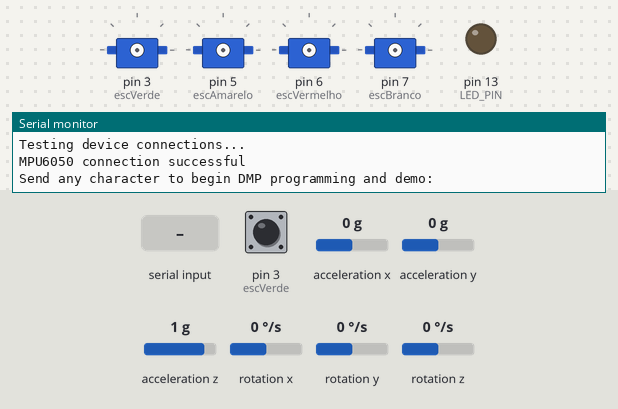
The sketch below on a simulated Arduino Leonardo, built with avr-gcc and run on an emulated ATmega32U4. On the bench: 4 × servo, output pins drawn as LEDs (lit = HIGH), the last lines printed to the serial monitor. Dashed ring = blinking. The test bench sets the inputs (shaded band); at power-on: acceleration x 0 g, rotation z 0 °/s, acceleration y 0 g, pin 3 (escVerde) HIGH, acceleration z 1 g, rotation x 0 °/s, rotation y 0 °/s. The sensor or clock chip raises its interrupt line as the real part does.

Above: at 0.8 s.
0.9 s: "a\n" received over Serial
At 1.87 s:
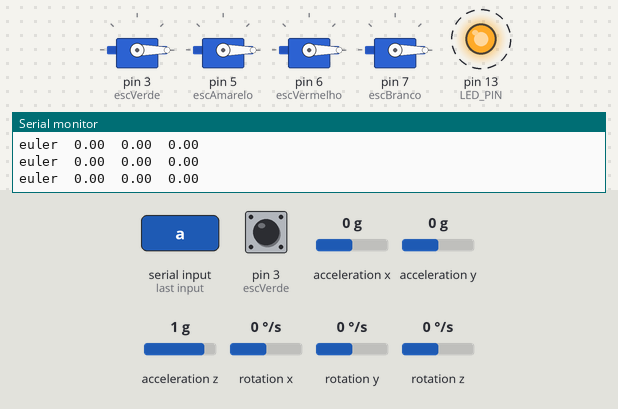
3.9 s: acceleration x set to -1.4 g
At 4.21 s:
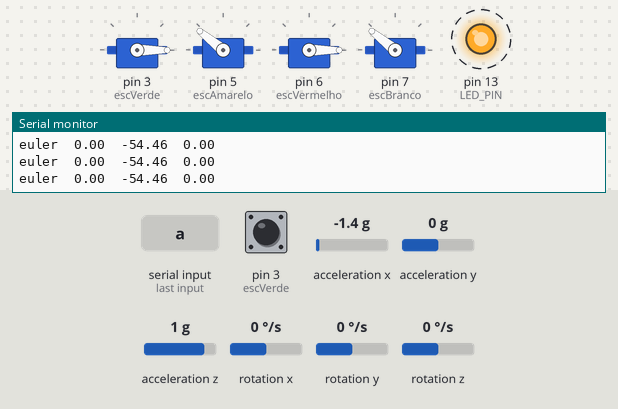
6.9 s: "1\n" received over Serial
9.9 s: rotation z set to 192 °/s
12.9 s: acceleration y set to -0.8 g
Timing chart, 0 to 19.9 s (numbered marks = the images above; inputs shaded):
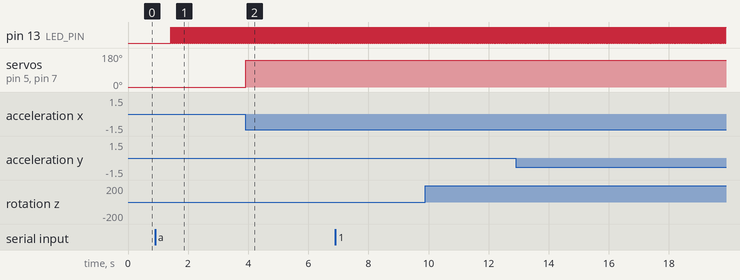

The sketch:

controle-independente-drone-serial-instavel.ino
```cpp
#include<Servo.h>
//src: https://maker.pro/arduino/tutorial/how-to-interface-arduino-and-the-mpu-6050-sensor
//controle de estabilidade https://youtu.be/jMhyGACehng
//http://cas.ensmp.fr/~petit/papers/ifac11/PJB.pdf
//https://arxiv.org/pdf/1602.02622.pdf
//PID CONTROLLER ARDUINO https://youtu.be/dowY9nSI4g4
//PID TUNNING https://youtu.be/JBvnB0279-Q


// I2C device class (I2Cdev) demonstration Arduino sketch for MPU6050 class using DMP (MotionApps v2.0)
// 6/21/2012 by Jeff Rowberg <jeff@rowberg.net>
// Updates should (hopefully) always be available at https://github.com/jrowberg/i2cdevlib
//
// Changelog:
//      2013-05-08 - added seamless Fastwire support
//                 - added note about gyro calibration
//      2012-06-21 - added note about Arduino 1.0.1 + Leonardo compatibility error
//      2012-06-20 - improved FIFO overflow handling and simplified read process
//      2012-06-19 - completely rearranged DMP initialization code and simplification
//      2012-06-13 - pull gyro and accel data from FIFO packet instead of reading directly
//      2012-06-09 - fix broken FIFO read sequence and change interrupt detection to RISING
//      2012-06-05 - add gravity-compensated initial reference frame acceleration output
//                 - add 3D math helper file to DMP6 example sketch
//                 - add Euler output and Yaw/Pitch/Roll output formats
//      2012-06-04 - remove accel offset clearing for better results (thanks Sungon Lee)
//      2012-06-01 - fixed gyro sensitivity to be 2000 deg/sec instead of 250
//      2012-05-30 - basic DMP initialization working

/* ============================================
  I2Cdev device library code is placed under the MIT license
  Copyright (c) 2012 Jeff Rowberg

  Permission is hereby granted, free of charge, to any person obtaining a copy
  of this software and associated documentation files (the "Software"), to deal
  in the Software without restriction, including without limitation the rights
  to use, copy, modify, merge, publish, distribute, sublicense, and/or sell
  copies of the Software, and to permit persons to whom the Software is
  furnished to do so, subject to the following conditions:

  The above copyright notice and this permission notice shall be included in
  all copies or substantial portions of the Software.

  THE SOFTWARE IS PROVIDED "AS IS", WITHOUT WARRANTY OF ANY KIND, EXPRESS OR
  IMPLIED, INCLUDING BUT NOT LIMITED TO THE WARRANTIES OF MERCHANTABILITY,
  FITNESS FOR A PARTICULAR PURPOSE AND NONINFRINGEMENT. IN NO EVENT SHALL THE
  AUTHORS OR COPYRIGHT HOLDERS BE LIABLE FOR ANY CLAIM, DAMAGES OR OTHER
  LIABILITY, WHETHER IN AN ACTION OF CONTRACT, TORT OR OTHERWISE, ARISING FROM,
  OUT OF OR IN CONNECTION WITH THE SOFTWARE OR THE USE OR OTHER DEALINGS IN
  THE SOFTWARE.
  ===============================================
*/

// I2Cdev and MPU6050 must be installed as libraries, or else the .cpp/.h files
// for both classes must be in the include path of your project
#include "I2Cdev.h"

#include "MPU6050_6Axis_MotionApps20.h"
//#include "MPU6050.h" // not necessary if using MotionApps include file

// Arduino Wire library is required if I2Cdev I2CDEV_ARDUINO_WIRE implementation
// is used in I2Cdev.h
#if I2CDEV_IMPLEMENTATION == I2CDEV_ARDUINO_WIRE
#include "Wire.h"
#endif

// class default I2C address is 0x68
// specific I2C addresses may be passed as a parameter here
// AD0 low = 0x68 (default for SparkFun breakout and InvenSense evaluation board)
// AD0 high = 0x69
MPU6050 mpu;
//MPU6050 mpu(0x69); // <-- use for AD0 high

/* =========================================================================
   NOTE: In addition to connection 3.3v, GND, SDA, and SCL, this sketch
   depends on the MPU-6050's INT pin being connected to the Arduino's
   external interrupt #0 pin. On the Arduino Uno and Mega 2560, this is
   digital I/O pin 2.
   ========================================================================= */

/* =========================================================================
   NOTE: Arduino v1.0.1 with the Leonardo board generates a compile error
   when using Serial.write(buf, len). The Teapot output uses this method.
   The solution requires a modification to the Arduino USBAPI.h file, which
   is fortunately simple, but annoying. This will be fixed in the next IDE
   release. For more info, see these links:

   http://arduino.cc/forum/index.php/topic,109987.0.html
   http://code.google.com/p/arduino/issues/detail?id=958
   ========================================================================= */


// uncomment "OUTPUT_READABLE_QUATERNION" if you want to see the actual
// quaternion components in a [w, x, y, z] format (not best for parsing
// on a remote host such as Processing or something though)
//#define OUTPUT_READABLE_QUATERNION

// uncomment "OUTPUT_READABLE_EULER" if you want to see Euler angles
// (in degrees) calculated from the quaternions coming from the FIFO.
// Note that Euler angles suffer from gimbal lock (for more info, see
// http://en.wikipedia.org/wiki/Gimbal_lock)
#define OUTPUT_READABLE_EULER

// uncomment "OUTPUT_READABLE_YAWPITCHROLL" if you want to see the yaw/
// pitch/roll angles (in degrees) calculated from the quaternions coming
// from the FIFO. Note this also requires gravity vector calculations.
// Also note that yaw/pitch/roll angles suffer from gimbal lock (for
// more info, see: http://en.wikipedia.org/wiki/Gimbal_lock)
//#define OUTPUT_READABLE_YAWPITCHROLL

// uncomment "OUTPUT_READABLE_REALACCEL" if you want to see acceleration
// components with gravity removed. This acceleration reference frame is
// not compensated for orientation, so +X is always +X according to the
// sensor, just without the effects of gravity. If you want acceleration
// compensated for orientation, us OUTPUT_READABLE_WORLDACCEL instead.
//#define OUTPUT_READABLE_REALACCEL

// uncomment "OUTPUT_READABLE_WORLDACCEL" if you want to see acceleration
// components with gravity removed and adjusted for the world frame of
// reference (yaw is relative to initial orientation, since no magnetometer
// is present in this case). Could be quite handy in some cases.
//#define OUTPUT_READABLE_WORLDACCEL

// uncomment "OUTPUT_TEAPOT" if you want output that matches the
// format used for the InvenSense teapot demo
//#define OUTPUT_TEAPOT


#define LED_PIN 13 // (Arduino is 13, Teensy is 11, Teensy++ is 6)
bool blinkState = false;

// MPU control/status vars
bool dmpReady = false;  // set true if DMP init was successful
uint8_t mpuIntStatus;   // holds actual interrupt status byte from MPU
uint8_t devStatus;      // return status after each device operation (0 = success, !0 = error)
uint16_t packetSize;    // expected DMP packet size (default is 42 bytes)
uint16_t fifoCount;     // count of all bytes currently in FIFO
uint8_t fifoBuffer[64]; // FIFO storage buffer

// orientation/motion vars
Quaternion q;           // [w, x, y, z]         quaternion container
VectorInt16 aa;         // [x, y, z]            accel sensor measurements
VectorInt16 aaReal;     // [x, y, z]            gravity-free accel sensor measurements
VectorInt16 aaWorld;    // [x, y, z]            world-frame accel sensor measurements
VectorFloat gravity;    // [x, y, z]            gravity vector
float euler[3];         // [psi, theta, phi]    Euler angle container
float ypr[3];           // [yaw, pitch, roll]   yaw/pitch/roll container and gravity vector

// packet structure for InvenSense teapot demo
uint8_t teapotPacket[14] = { '$', 0x02, 0, 0, 0, 0, 0, 0, 0, 0, 0x00, 0x00, '\r', '\n' };


// ================================================================
// ===               INTERRUPT DETECTION ROUTINE                ===
// ================================================================

volatile bool mpuInterrupt = false;     // indicates whether MPU interrupt pin has gone high
void dmpDataReady() {
  mpuInterrupt = true;
}


Servo escBranco;
Servo escVerde;
Servo escAmarelo;
Servo escVermelho;

int speedVerde, speedAmarelo, speedBranco, speedVermelho;
int leitura, vel, motor;
bool checkAmarelo = false;
bool checkVermelho = false;
bool checkBranco = false;
bool checkVerde = false;
bool checkAll = false;

void setup(){

  // join I2C bus (I2Cdev library doesn't do this automatically)
#if I2CDEV_IMPLEMENTATION == I2CDEV_ARDUINO_WIRE
  Wire.begin();
  TWBR = 24; // 400kHz I2C clock (200kHz if CPU is 8MHz)
#elif I2CDEV_IMPLEMENTATION == I2CDEV_BUILTIN_FASTWIRE
  Fastwire::setup(400, true);
#endif

  // initialize serial communication
  // (115200 chosen because it is required for Teapot Demo output, but it's
  // really up to you depending on your project)
  Serial.begin(115200);
  while (!Serial); // wait for Leonardo enumeration, others continue immediately

  // NOTE: 8MHz or slower host processors, like the Teensy @ 3.3v or Ardunio
  // Pro Mini running at 3.3v, cannot handle this baud rate reliably due to
  // the baud timing being too misaligned with processor ticks. You must use
  // 38400 or slower in these cases, or use some kind of external separate
  // crystal solution for the UART timer.

  // initialize device
  Serial.println(F("Initializing I2C devices..."));
  mpu.initialize();

  // verify connection
  Serial.println(F("Testing device connections..."));
  Serial.println(mpu.testConnection() ? F("MPU6050 connection successful") : F("MPU6050 connection failed"));

  // wait for ready
  Serial.println(F("\nSend any character to begin DMP programming and demo: "));
  while (Serial.available() && Serial.read()); // empty buffer
  while (!Serial.available());                 // wait for data
  while (Serial.available() && Serial.read()); // empty buffer again

  // load and configure the DMP
  Serial.println(F("Initializing DMP..."));
  devStatus = mpu.dmpInitialize();

  // supply your own gyro offsets here, scaled for min sensitivity
  mpu.setXGyroOffset(220);
  mpu.setYGyroOffset(76);
  mpu.setZGyroOffset(-85);
  mpu.setZAccelOffset(1788); // 1688 factory default for my test chip

  // make sure it worked (returns 0 if so)
  if (devStatus == 0) {
    // turn on the DMP, now that it's ready
    Serial.println(F("Enabling DMP..."));
    mpu.setDMPEnabled(true);

    // enable Arduino interrupt detection
    Serial.println(F("Enabling interrupt detection (Arduino external interrupt 0)..."));
    attachInterrupt(0, dmpDataReady, RISING);
    mpuIntStatus = mpu.getIntStatus();

    // set our DMP Ready flag so the main loop() function knows it's okay to use it
    Serial.println(F("DMP ready! Waiting for first interrupt..."));
    dmpReady = true;

    // get expected DMP packet size for later comparison
    packetSize = mpu.dmpGetFIFOPacketSize();
  } else {
    // ERROR!
    // 1 = initial memory load failed
    // 2 = DMP configuration updates failed
    // (if it's going to break, usually the code will be 1)
    Serial.print(F("DMP Initialization failed (code "));
    Serial.print(devStatus);
    Serial.println(F(")"));
  }

  // configure LED for output
  pinMode(LED_PIN, OUTPUT);

  escVerde.attach(3);
  escAmarelo.attach(5);
  escVermelho.attach(6);
  escBranco.attach(7);

  setAllSpeed(1000);
  stopAll();
}

void loop() {
  gyro();
  leitura = Serial.read();
  if(leitura!= -1)
    Serial.print(leitura);

  if(leitura > 47 && leitura < 58 ){
    vel = map(leitura, 48, 57, 0, 9);
    vel = map(vel, 0, 9, 1000, 2000);
  }else if(leitura != -1 && leitura != 10){
    motor = leitura;
  }
  if (vel != 0 && leitura != -1){
    Serial.print("velocidade");
    Serial.print(vel);
    Serial.print("motor:");
    Serial.print(motor);

    Serial.print("map");
    Serial.print(vel);

    if(vel == 1000)
      getCodigo(0, motor);
    else
      getCodigo(vel, motor);

    vel = 0;
    motor = 0;
  }
}

//CÓDIGOS
void getCodigo(int vel, int opcaoMotor){
  switch(opcaoMotor){
    case 97: //a
    if(!checkAll && vel != 0){
      setAllSpeed(vel);
      runAll();
      setAllStatus(true);
    }else{
      stopAll();
      setAllStatus(false);
    }
    break;

    case 98: //c
    if(!checkVerde && vel != 0){
      setSpeedVerde(vel);
      runVerde();
      checkVerde = true;
    }else{
      stopVerde();
      checkVerde = false;
    }
    break;

    case 99: //d
    if(!checkAmarelo && vel != 0){
      setSpeedAmarelo(vel);
      runAmarelo();
      checkAmarelo = true;
    }else{
      stopAmarelo();
      checkAmarelo = false;
    }
    break;

    case 100: //e
    if(!checkVermelho && vel != 0){
      setSpeedVermelho(vel);
      runVermelho();
      checkVermelho = true;
    }else{
      stopVermelho();
      checkVermelho = false;
    }
    break;

    case 101: //f
    if(!checkBranco && vel != 0){
      setSpeedBranco(vel);
      runBranco();
      checkBranco = true;
    }else{
      stopBranco();
      checkBranco = false;
    }
    break;

  }
}

//SET SPEED
void setAllSpeed(int vel){
  speedVerde = vel;
  speedAmarelo = vel;
  speedBranco = vel;
  speedVermelho = vel;
}

void setSpeedVerde(int vel){
  speedVerde = vel;
}

void setSpeedVermelho(int vel){
  speedVermelho = vel;
}

void setSpeedAmarelo(int vel){
  speedAmarelo = vel;
}

void setSpeedBranco(int vel){
  speedBranco = vel;
}

//RUN
void runAll(){
  escBranco.writeMicroseconds(speedBranco);
  escVermelho.writeMicroseconds(speedVermelho);
  escAmarelo.writeMicroseconds(speedAmarelo);
  escVerde.writeMicroseconds(speedVerde);
}

void runAmarelo(){
  escAmarelo.writeMicroseconds(speedAmarelo);
}

void runVermelho(){
  escVermelho.writeMicroseconds(speedVermelho);
}

void runBranco(){
  escBranco.writeMicroseconds(speedBranco);
}

void runVerde(){
  escVerde.writeMicroseconds(speedVerde);
}


//STOP
void stopAll(){
  setAllSpeed(0);
  runAll();
}

void stopVerde(){
  setSpeedVerde(0);
  runVerde();
}

void stopBranco(){
  setSpeedBranco(0);
  runBranco();
}

void stopAmarelo(){
  setSpeedAmarelo(0);
  runAmarelo();
}

void stopVermelho(){
  setSpeedVermelho(0);
  runVermelho();
}


void setAllStatus(bool status){
  checkAmarelo = status;
  checkVerde = status;
  checkVermelho = status;
  checkBranco = status;
  checkAll = status;
}

void gyro(){
    // if programming failed, don't try to do anything
  if (!dmpReady) return;

  // wait for MPU interrupt or extra packet(s) available
  while (!mpuInterrupt && fifoCount < packetSize) {
    // other program behavior stuff here
    // .
    // .
    // .
    // if you are really paranoid you can frequently test in between other
    // stuff to see if mpuInterrupt is true, and if so, "break;" from the
    // while() loop to immediately process the MPU data
    // .
    // .
    // .
  }

  // reset interrupt flag and get INT_STATUS byte
  mpuInterrupt = false;
  mpuIntStatus = mpu.getIntStatus();

  // get current FIFO count
  fifoCount = mpu.getFIFOCount();

  // check for overflow (this should never happen unless our code is too inefficient)
  if ((mpuIntStatus & 0x10) || fifoCount == 1024) {
    // reset so we can continue cleanly
    mpu.resetFIFO();
    Serial.println(F("FIFO overflow!"));

    // otherwise, check for DMP data ready interrupt (this should happen frequently)
  } else if (mpuIntStatus & 0x02) {
    // wait for correct available data length, should be a VERY short wait
    while (fifoCount < packetSize) fifoCount = mpu.getFIFOCount();

    // read a packet from FIFO
    mpu.getFIFOBytes(fifoBuffer, packetSize);

    // track FIFO count here in case there is > 1 packet available
    // (this lets us immediately read more without waiting for an interrupt)
    fifoCount -= packetSize;

#ifdef OUTPUT_READABLE_QUATERNION
    // display quaternion values in easy matrix form: w x y z
    mpu.dmpGetQuaternion(&q, fifoBuffer);
    Serial.print("quat\t");
    Serial.print(q.w);
    Serial.print("\t");
    Serial.print(q.x);
    Serial.print("\t");
    Serial.print(q.y);
    Serial.print("\t");
    Serial.println(q.z);
#endif

#ifdef OUTPUT_READABLE_EULER
    float e0 = euler[0] * 180 / M_PI;
    float e1 = euler[1] * 180 / M_PI;
    float e2 = euler[2] * 180 / M_PI;

    // display Euler angles in degrees
    mpu.dmpGetQuaternion(&q, fifoBuffer);
    mpu.dmpGetEuler(euler, &q);
    Serial.print("euler\t");
    Serial.print(e0);
    Serial.print("\t");
    Serial.print(e1);
    Serial.print("\t");
    Serial.println(e2);

    if(e1 < -10.0){
      setSpeedBranco(2000);
      setSpeedAmarelo(2000);

      runAmarelo();
      runBranco();
    }else {
      stopBranco();
      stopAmarelo();
    }
#endif

#ifdef OUTPUT_READABLE_YAWPITCHROLL
    // display Euler angles in degrees
    mpu.dmpGetQuaternion(&q, fifoBuffer);
    mpu.dmpGetGravity(&gravity, &q);
    mpu.dmpGetYawPitchRoll(ypr, &q, &gravity);
    Serial.print("ypr\t");
    Serial.print(ypr[0] * 180 / M_PI);
    Serial.print("\t");
    Serial.print(ypr[1] * 180 / M_PI);
    Serial.print("\t");
    Serial.println(ypr[2] * 180 / M_PI);
#endif

#ifdef OUTPUT_READABLE_REALACCEL
    // display real acceleration, adjusted to remove gravity
    mpu.dmpGetQuaternion(&q, fifoBuffer);
    mpu.dmpGetAccel(&aa, fifoBuffer);
    mpu.dmpGetGravity(&gravity, &q);
    mpu.dmpGetLinearAccel(&aaReal, &aa, &gravity);
    Serial.print("areal\t");
    Serial.print(aaReal.x);
    Serial.print("\t");
    Serial.print(aaReal.y);
    Serial.print("\t");
    Serial.println(aaReal.z);
#endif

#ifdef OUTPUT_READABLE_WORLDACCEL
    // display initial world-frame acceleration, adjusted to remove gravity
    // and rotated based on known orientation from quaternion
    mpu.dmpGetQuaternion(&q, fifoBuffer);
    mpu.dmpGetAccel(&aa, fifoBuffer);
    mpu.dmpGetGravity(&gravity, &q);
    mpu.dmpGetLinearAccel(&aaReal, &aa, &gravity);
    mpu.dmpGetLinearAccelInWorld(&aaWorld, &aaReal, &q);
    Serial.print("aworld\t");
    Serial.print(aaWorld.x);
    Serial.print("\t");
    Serial.print(aaWorld.y);
    Serial.print("\t");
    Serial.println(aaWorld.z);
#endif

#ifdef OUTPUT_TEAPOT
    // display quaternion values in InvenSense Teapot demo format:
    teapotPacket[2] = fifoBuffer[0];
    teapotPacket[3] = fifoBuffer[1];
    teapotPacket[4] = fifoBuffer[4];
    teapotPacket[5] = fifoBuffer[5];
    teapotPacket[6] = fifoBuffer[8];
    teapotPacket[7] = fifoBuffer[9];
    teapotPacket[8] = fifoBuffer[12];
    teapotPacket[9] = fifoBuffer[13];
    Serial.write(teapotPacket, 14);
    teapotPacket[11]++; // packetCount, loops at 0xFF on purpose
#endif

    // blink LED to indicate activity
    blinkState = !blinkState;
    digitalWrite(LED_PIN, blinkState);
  }
}
```

Measured:
- after the input at 0.9 s, pin 13 (LED_PIN): alternates HIGH for 0.01 s and LOW for 0.01 s, starting after 0.52 s
- after the input at 3.9 s, servo on pin 5 (escAmarelo), servo on pin 7 (escBranco): 0° → 141° at once
